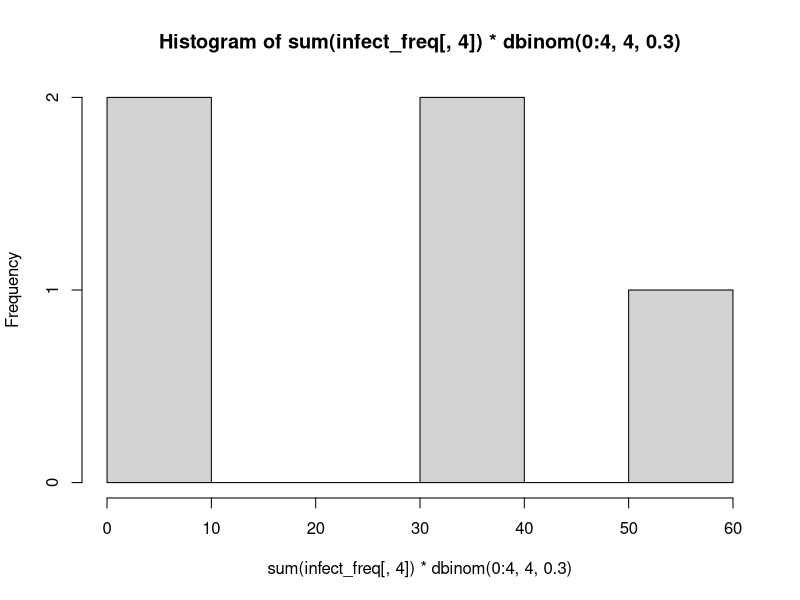

Write R code to recreate this figure.
## ---- chunk 1
# Number of contacts ranges 1 to 10 (columns)
contacts <- 1:10

# Number of contacts infected ranges 0 to 7 (rows)
infect <- 0:7

# Number of households observed in which "infect"=i (rows) out of "contacts"=m
# (columns) members were infected
infect_freq <- matrix(c(
    340, 197, 84, 60, 25, 11, 3, 2, 1, 0,
    164, 104, 60, 29, 15, 6, 4, 2, 0, 0,
    0, 57, 57, 25, 9, 4, 0, 3, 0, 1,
    0, 0, 27, 11, 10, 3, 3, 3, 0, 0,
    0, 0, 0, 7, 1, 0, 2, 0, 0, 0,
    0, 0, 0, 0, 1, 1, 3, 0, 0, 0,
    rep(0, 5), 1, rep(0, 4),
    rep(0, 6), 1, 1, 0, 0
), nrow = 8, byrow = T)

colnames(infect_freq) <- paste0("Num_Contact ", contacts)
rownames(infect_freq) <- paste0("Num_Infected ", infect)

# Table looks like this:
infect_freq

# How many household has 3 contacts (m=3)
sum(infect_freq[, 3])
84 + 60 + 57 + 27 # should be same

# We can calculate the total number of households of each size "contacts"=m by
# summing down the rows of "infect_freq"
hhs <- apply(infect_freq, 2, sum) # '2' is column
hhs
# or
colSums(infect_freq)
# or
hhs_num2 <- c()
for (i in 1:10) {
    hhs_num2[i] <- sum(infect_freq[, i])
}
hhs_num2

# Check that hhs and hhs_num2 are identical
hhs == hhs_num2
which(hhs != hhs_num2) # None

# We can calculate the total number of households in which "infect"=i people
# were infected by summing across the columns
tot_freq <- apply(infect_freq, 1, sum) # '1' is row
tot_freq
# or
rowSums(infect_freq)
# or
tot_freq_num2 <- c()
for (i in 1:nrow(infect_freq)) {
    tot_freq_num2[i] <- sum(infect_freq[i, ])
}
tot_freq_num2

# Check that tot_freq and tot_freq_num2 are identical
tot_freq == tot_freq_num2
which(tot_freq != tot_freq_num2) # None

infect_freq_total <- data.frame(rbind(infect_freq, hhs))
infect_freq_total$freq <- c(tot_freq, sum(hhs))
## ---- chunk 2
numerator <- sum(infect * infect_freq[, 4]) # number of people infected
denominator <- sum(infect_freq[, 4] * 4) # number of people susceptible
p <- numerator / denominator
print(paste0("The SAR for households with m = 4 is ", p))
## ---- chunk 3
hist(sum(infect_freq[, 4]) * dbinom(0:4, 4, 0.3))
